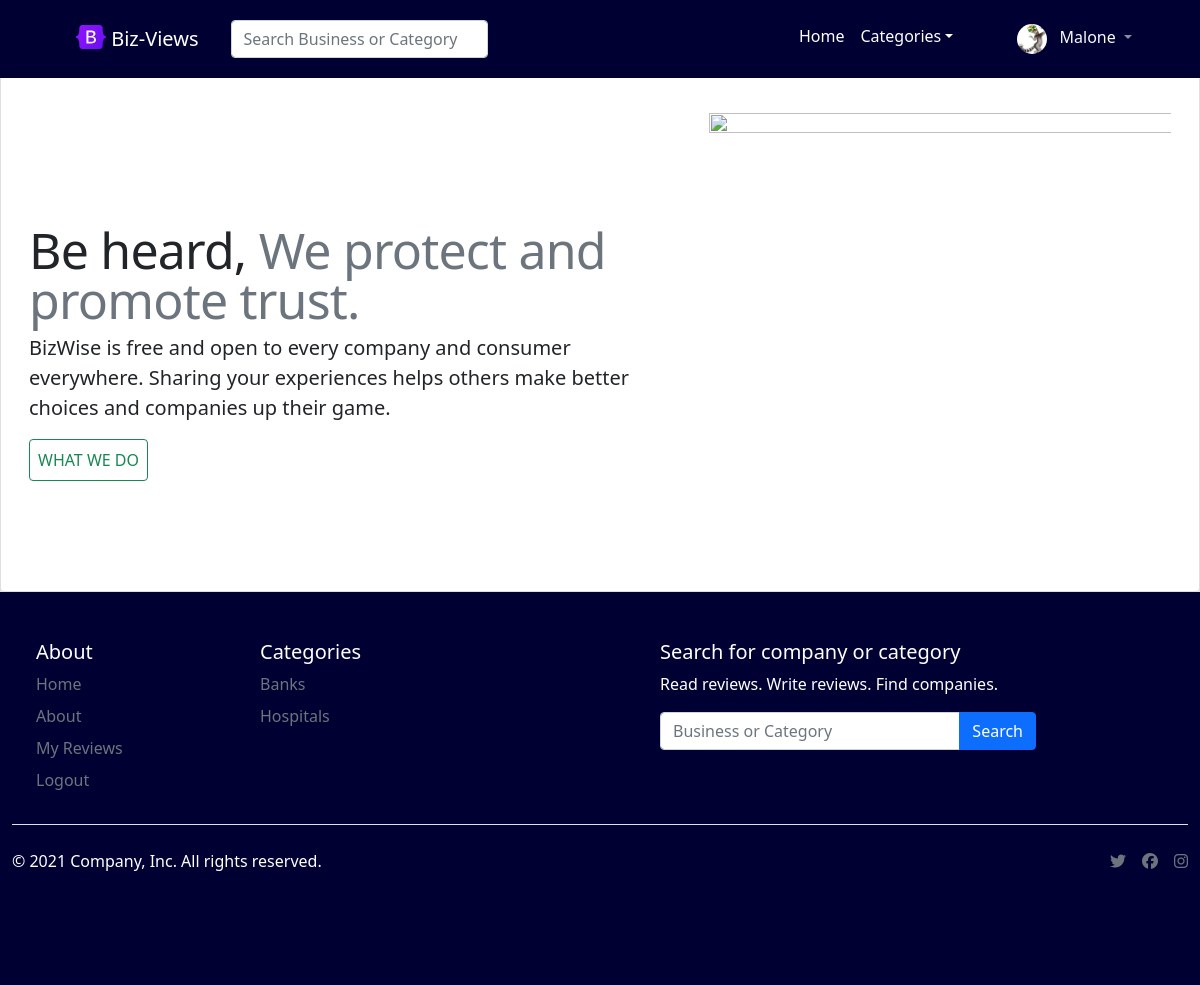
The app's page /about-us/ (signed in) with its own data.
### business/models.py (models this page shows, shortened)
class UserProfile(models.Model):
	user = models.OneToOneField(User, on_delete=models.CASCADE)
	image = models.ImageField('Profile Image', upload_to='Image/Settings/ProfileImages',
		max_length=500, default='Image/Settings/ProfileImages/dummy.png', storage=gd_storage)
	language = models.CharField('Langauge', default='English', max_length=50)

class Category(models.Model):
	name = models.CharField('Name', max_length=200)
	date_created = models.DateTimeField('Date Created', auto_now_add=True)

### reviews/views.py (the view)
# urls.py: path('about-us/', views.about_us, name='about-us'),
def about_us(request):
	categories = Category.objects.all()
	profile = get_profile(request.user)
	return render(request, 'reviews/about-us.html', {'categories': categories, 'profile': profile})

### reviews/views.py (called while the page is built)
def get_profile(user):
	if user.is_authenticated:
		profile = UserProfile.objects.filter(user=user.id)
		if profile.count()>=1:
			return profile[0]
		else:
			return None
	else:
		return None

### business/templates/reviews/about-us.html (shortened to what this page needs)
{% extends "reviews/base.html" %}
{% load static %}
{% block content %}
	<main class="main-index">
		<div class="b-example-divider"></div>
        <div class="container-fluid marketing card  pt-5">
            <div class="row featurette card-body">
              <div class="col-md-7 pb-3">
                <h2 class="featurette-heading">Be heard, <span class="text-muted">We protect and promote trust.</span></h2>
                <p class="lead">BizWise is free and open to every company and consumer everywhere. Sharing your experiences helps others make better choices and companies up their game.</p>
                <button class="p-2 btn btn-outline-success">WHAT WE DO</button>
              </div>
              <div class="col-md-5">
                <img src="{% static 'main/images/pr1.jpg' %}" class="bd-placeholder-img bd-placeholder-img-lg featurette-image img-fluid mx-auto"  width="500" height="500" xmlns="http://www.w3.org/2000/svg" role="img" aria-label="Placeholder: 500x500" preserveAspectRatio="xMidYMid slice" focusable="false">
              </div>
            </div>
        </div>
	</main>
{% endblock %}

### business/templates/reviews/base.html (shortened to what this page needs)
<!doctype html>
<html lang="en">
    <head>
        {% load static %}
        <link href="https://cdn.jsdelivr.net/npm/bootstrap@5.1.3/dist/css/bootstrap.min.css" rel="stylesheet">
        <link href="{% static 'main/css/style.css' %}" rel="stylesheet">
    </head>
    <body>
        <nav class="navbar navbar-expand-md fixed-top navbar-dark mb-5" style="background-color: #000032">
            <div class="container-fluid">
                <a class="navbar-brand ms-5 p-3" href="{% url 'index' %}">
                <img src="{% static 'main/images/bootstrap-logo.svg' %}" alt="" width="30" height="24" class="d-inline-block align-text-top">
                Biz-Views
                </a>
                <div class="collapse navbar-collapse justify-content-start" id="navbarCollapse">
                    <form class="d-flex" method="get" action="{% url 'search' %}">
                        <input class="form-control" type="search" name="search" placeholder="Search Business or Category" aria-label="Search">
                    </form>
                </div>
                <div class="collapse navbar-collapse justify-content-end" id="navbarCollapse">
                    <ul class="navbar-nav me-5">
                        <li class="nav-item">
                            <a class="nav-link active" aria-current="page" href="{% url 'index' %}">Home</a>
                        </li>
                        <li class="nav-item dropdown me-5">
                            <a class="nav-link active dropdown-toggle" href="#" id="navbarDropdown2" role="button" data-bs-toggle="dropdown" aria-expanded="false">Categories</a>
                        </li>
                    {% if user.is_authenticated %}
                        <li class="nav-item dropdown">
                            <a class="nav-link dropdown-toggle link-light" href="#" id="navbarDropdown" role="button" data-bs-toggle="dropdown" aria-expanded="false">
                            {% if profile != None %}
                                <img src="{{profile.image.url}}" alt="" width="30" height="30" class="rounded-circle d-inline-block">
                            {% else %}
                                <img src="{% static 'main/images/profiles/avatar-2.jpg' %}" alt="" width="30" height="30" class="rounded-circle d-inline-block">
                            {% endif %}
                            <span class="ms-2 text-light">{{user.first_name}}</span>
                            </a>
                        </li>
                    {% else %}
                        <li class="nav-item">
                            <a class="btn btn-outline-success" href="{% url 'login' %}" >Login/Sign-Up</a>
                        </li>
                    {% endif %}
                    </ul>
                </div>
            </div>
        </nav>
        {% block content %}
        {% endblock %}
        <div class="container-fluid" style="background-color: #000032">
            <footer class="py-5">
                <div class="row">
                    <div class="col-lg-2 col-md-4 col-sm-6 ms-4">
                        <h5 class="footer-head">About</h5>
                        <ul class="nav flex-column">
                            <li class="nav-item mb-2">
                                <a href="{% url 'index' %}" class="nav-link p-0 text-muted">Home</a>
                            </li>
                            <li class="nav-item mb-2">
                                <a href="{% url 'about-us' %}" class="nav-link p-0 text-muted">About</a>
                            </li>
                            <li class="nav-item mb-2">
                                <a href="{% url 'my-reviews' %}" class="nav-link p-0 text-muted">My Reviews</a>
                            </li>
                            {% if user.is_authenticated %}
                            <li class="nav-item mb-2">
                                <a href="{% url 'logout' %}" class="nav-link p-0 text-muted">Logout</a>
                            </li>
                            {% else %}
                            <li class="nav-item mb-2">
                                <a href="{% url 'login' %}" class="nav-link p-0 text-muted">Login/Sign-up</a>
                            </li>
                            {% endif %}
                        </ul>
                    </div>
                    <div class="col-lg-4 col-md-4 col-sm-6 ms-4">
                        <h5 class="footer-head">Categories</h5>
                        <ul class="nav flex-column">
                        {% for category in categories %}
                            <li class="nav-item mb-2">
                                <a href="{% url 'category-reviews' category.name|slugify category.id %}" class="nav-link p-0 text-muted">{{category.name}}</a>
                            </li>
                        {% endfor %}
                        </ul>
                    </div>
                    <div class="col-lg-4 col-md-6 col-sm-12">
                        <form method="get" action="{% url 'search' %}">
                            <h5 class="footer-head">Search for company or category</h5>
                            <p class="footer-p">Read reviews. Write reviews. Find companies.</p>
                            <div class="input-group">
                                <input type="search" class="form-control" name="search" placeholder="Business or Category">
                                <button type="submit" class="btn btn-primary">Search</button>
                            </div>
                        </form>
                    </div>
                </div>
                <div class="d-flex justify-content-between py-4 my-4 border-top">
                    <p class="footer-p">&copy; 2021 Company, Inc. All rights reserved.</p>
                    <ul class="list-unstyled d-flex">
                        <li class="ms-3"><a class="text-muted" href="#">
                            <i class="fab fa-twitter" width="24" height="24"></i>
                        </a></li>
                        <li class="ms-3"><a class="text-muted" href="#">
                            <i class="fab fa-facebook"></i>
                        </a></li>
                        <li class="ms-3"><a class="text-muted" href="#">
                            <i class="fab fa-instagram"></i>
                        </a></li>
                    </ul>
                </div>
          </footer>
        </div>
    </body>
</html>

### business/static/main/css/style.css (style rules this page uses)
.footer-head { color: #fff; }
.footer-p { color: #fff; }
.b-example-divider { height: 3rem; background-color: transparent; }
.main-index { background-color: rgba(0, 0, 0, .1); }
.marketing h2 { font-weight: 400; }
.featurette-heading { font-weight: 300; line-height: 1; letter-spacing: -.05rem; }
@media (min-width: 40em) { .featurette-heading { font-size: 50px; } }
@media (min-width: 62em) { .featurette-heading { margin-top: 7rem; } }

### records on screen
UserProfile: image (picture)
Category: name "Banks"
Category: name "Hospitals"

### other values on screen
{{ user.first_name }} "Malone"
